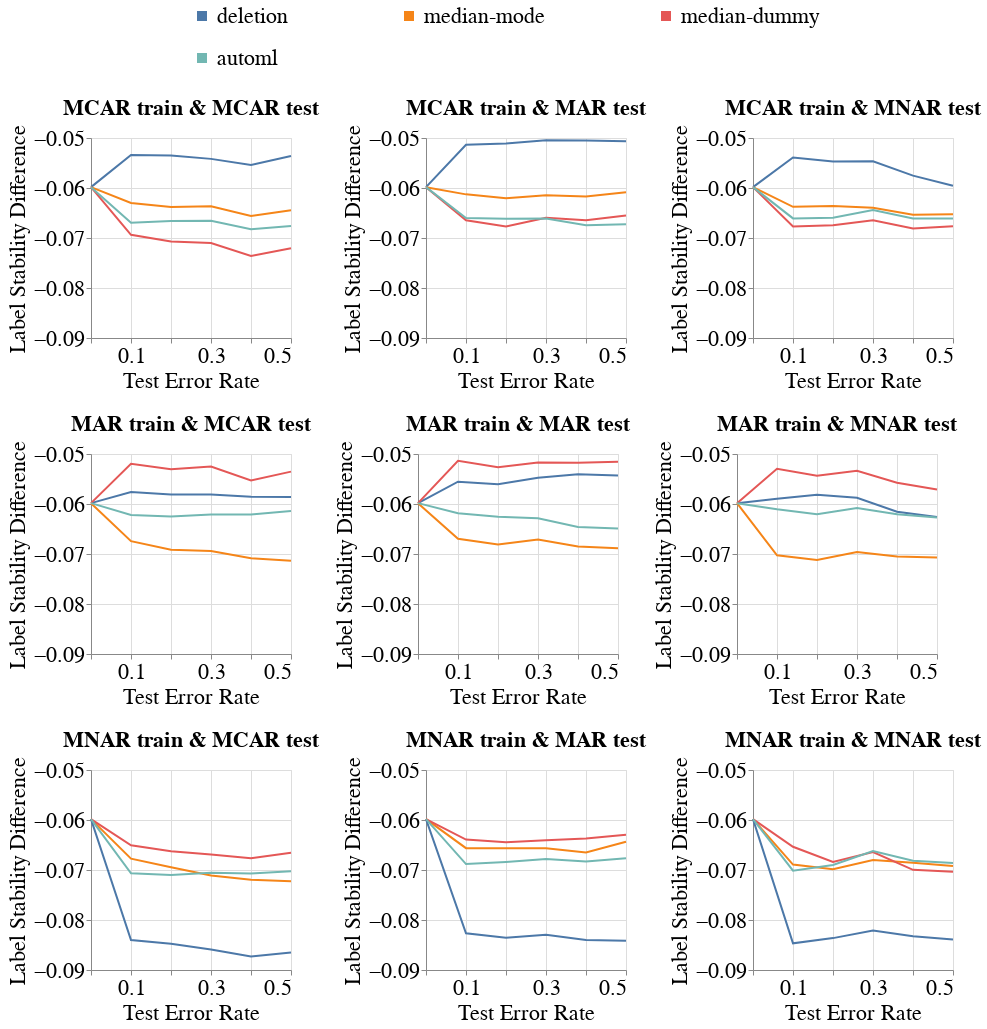

Here is the notebook cell this chart was saved with:
### Code cell
create_line_bands_for_diff_imputers(dataset_name=DATASET_NAME,
                                    model_name='mlp_clf',
                                    metric_name='Label_Stability_Difference',
                                    db_client=db_client,
                                    group=SENSITIVE_ATTR_FOR_DISPARITY_METRICS,
                                    with_band=False)

### Figure 1 — Vega-Lite specification as saved in the notebook (floating-point values rounded to 4 significant figures; data arrays with more than 128 entries replaced by an {"elided": "..."} marker saying what was removed)
{"config": {"view": {"continuousWidth": 400, "continuousHeight": 300}, "axis": {"labelFontSize": 22, "labelFontWeight": "normal", "titleFontSize": 22, "titleFontWeight": "normal"}, "legend": {"columns": 3, "direction": "horizontal", "labelFontSize": 22, "labelLimit": 400, "orient": "top", "symbolOffset": 100, "symbolStrokeWidth": 10, "titleAnchor": "middle", "titleFontSize": 22, "titleLimit": 300}, "title": {"fontSize": 22}}, "vconcat": [{"hconcat": [{"mark": "line", "encoding": {"color": {"field": "Null_Imputer_Name", "sort": ["deletion", "median-mode", "median-dummy", "miss_forest", "k_means_clustering", "datawig", "automl", "boost_clean"], "title": null, "type": "nominal"}, "x": {"axis": {"labelExpr": "(datum.value == 0.1) || (datum.value == 0.3) || (datum.value == 0.5) ? datum.label : ''"}, "field": "Test_Error_Rate", "scale": {"nice": false}, "title": "Test Error Rate", "type": "quantitative"}, "y": {"aggregate": "mean", "field": "Metric_Value", "scale": {"zero": false}, "title": "Label Stability Difference", "type": "quantitative"}}, "height": 200, "title": {"text": "MCAR train & MCAR test", "fontSize": 22}, "width": 200}, {"data": {"name": "data-657c658f3165acbc3873201c430919cd"}, "mark": "line", "encoding": {"color": {"field": "Null_Imputer_Name", "sort": ["deletion", "median-mode", "median-dummy", "miss_forest", "k_means_clustering", "datawig", "automl", "boost_clean"], "title": null, "type": "nominal"}, "x": {"axis": {"labelExpr": "(datum.value == 0.1) || (datum.value == 0.3) || (datum.value == 0.5) ? datum.label : ''"}, "field": "Test_Error_Rate", "scale": {"nice": false}, "title": "Test Error Rate", "type": "quantitative"}, "y": {"aggregate": "mean", "field": "Metric_Value", "scale": {"zero": false}, "title": "Label Stability Difference", "type": "quantitative"}}, "height": 200, "title": {"text": "MCAR train & MAR test", "fontSize": 22}, "width": 200}, {"data": {"name": "data-f56116c273dc4af4465b149e9012a389"}, "mark": "line", "encoding": {"color": {"field": "Null_Imputer_Name", "sort": ["deletion", "median-mode", "median-dummy", "miss_forest", "k_means_clustering", "datawig", "automl", "boost_clean"], "title": null, "type": "nominal"}, "x": {"axis": {"labelExpr": "(datum.value == 0.1) || (datum.value == 0.3) || (datum.value == 0.5) ? datum.label : ''"}, "field": "Test_Error_Rate", "scale": {"nice": false}, "title": "Test Error Rate", "type": "quantitative"}, "y": {"aggregate": "mean", "field": "Metric_Value", "scale": {"zero": false}, "title": "Label Stability Difference", "type": "quantitative"}}, "height": 200, "title": {"text": "MCAR train & MNAR test", "fontSize": 22}, "width": 200}], "resolve": {"scale": {"y": "shared"}}}, {"hconcat": [{"mark": "line", "encoding": {"color": {"field": "Null_Imputer_Name", "sort": ["deletion", "median-mode", "median-dummy", "miss_forest", "k_means_clustering", "datawig", "automl", "boost_clean"], "title": null, "type": "nominal"}, "x": {"axis": {"labelExpr": "(datum.value == 0.1) || (datum.value == 0.3) || (datum.value == 0.5) ? datum.label : ''"}, "field": "Test_Error_Rate", "scale": {"nice": false}, "title": "Test Error Rate", "type": "quantitative"}, "y": {"aggregate": "mean", "field": "Metric_Value", "scale": {"zero": false}, "title": "Label Stability Difference", "type": "quantitative"}}, "height": 200, "title": {"text": "MAR train & MCAR test", "fontSize": 22}, "width": 200}, {"data": {"name": "data-7f94cfebfbf7b722ec25960b228d806f"}, "mark": "line", "encoding": {"color": {"field": "Null_Imputer_Name", "sort": ["deletion", "median-mode", "median-dummy", "miss_forest", "k_means_clustering", "datawig", "automl", "boost_clean"], "title": null, "type": "nominal"}, "x": {"axis": {"labelExpr": "(datum.value == 0.1) || (datum.value == 0.3) || (datum.value == 0.5) ? datum.label : ''"}, "field": "Test_Error_Rate", "scale": {"nice": false}, "title": "Test Error Rate", "type": "quantitative"}, "y": {"aggregate": "mean", "field": "Metric_Value", "scale": {"zero": false}, "title": "Label Stability Difference", "type": "quantitative"}}, "height": 200, "title": {"text": "MAR train & MAR test", "fontSize": 22}, "width": 200}, {"data": {"name": "data-36538a037ad0f7a8e58e10bcd45c0043"}, "mark": "line", "encoding": {"color": {"field": "Null_Imputer_Name", "sort": ["deletion", "median-mode", "median-dummy", "miss_forest", "k_means_clustering", "datawig", "automl", "boost_clean"], "title": null, "type": "nominal"}, "x": {"axis": {"labelExpr": "(datum.value == 0.1) || (datum.value == 0.3) || (datum.value == 0.5) ? datum.label : ''"}, "field": "Test_Error_Rate", "scale": {"nice": false}, "title": "Test Error Rate", "type": "quantitative"}, "y": {"aggregate": "mean", "field": "Metric_Value", "scale": {"zero": false}, "title": "Label Stability Difference", "type": "quantitative"}}, "height": 200, "title": {"text": "MAR train & MNAR test", "fontSize": 22}, "width": 200}], "data": {"name": "data-491f7468976774d3e32b78563bf542f1"}, "resolve": {"scale": {"y": "shared"}}}, {"hconcat": [{"mark": "line", "encoding": {"color": {"field": "Null_Imputer_Name", "sort": ["deletion", "median-mode", "median-dummy", "miss_forest", "k_means_clustering", "datawig", "automl", "boost_clean"], "title": null, "type": "nominal"}, "x": {"axis": {"labelExpr": "(datum.value == 0.1) || (datum.value == 0.3) || (datum.value == 0.5) ? datum.label : ''"}, "field": "Test_Error_Rate", "scale": {"nice": false}, "title": "Test Error Rate", "type": "quantitative"}, "y": {"aggregate": "mean", "field": "Metric_Value", "scale": {"zero": false}, "title": "Label Stability Difference", "type": "quantitative"}}, "height": 200, "title": {"text": "MNAR train & MCAR test", "fontSize": 22}, "width": 200}, {"data": {"name": "data-ad6156d1100935dd4398cb1f676adc1d"}, "mark": "line", "encoding": {"color": {"field": "Null_Imputer_Name", "sort": ["deletion", "median-mode", "median-dummy", "miss_forest", "k_means_clustering", "datawig", "automl", "boost_clean"], "title": null, "type": "nominal"}, "x": {"axis": {"labelExpr": "(datum.value == 0.1) || (datum.value == 0.3) || (datum.value == 0.5) ? datum.label : ''"}, "field": "Test_Error_Rate", "scale": {"nice": false}, "title": "Test Error Rate", "type": "quantitative"}, "y": {"aggregate": "mean", "field": "Metric_Value", "scale": {"zero": false}, "title": "Label Stability Difference", "type": "quantitative"}}, "height": 200, "title": {"text": "MNAR train & MAR test", "fontSize": 22}, "width": 200}, {"data": {"name": "data-a47b6e1a11474f5e6ec380812e1daf8e"}, "mark": "line", "encoding": {"color": {"field": "Null_Imputer_Name", "sort": ["deletion", "median-mode", "median-dummy", "miss_forest", "k_means_clustering", "datawig", "automl", "boost_clean"], "title": null, "type": "nominal"}, "x": {"axis": {"labelExpr": "(datum.value == 0.1) || (datum.value == 0.3) || (datum.value == 0.5) ? datum.label : ''"}, "field": "Test_Error_Rate", "scale": {"nice": false}, "title": "Test Error Rate", "type": "quantitative"}, "y": {"aggregate": "mean", "field": "Metric_Value", "scale": {"zero": false}, "title": "Label Stability Difference", "type": "quantitative"}}, "height": 200, "title": {"text": "MNAR train & MNAR test", "fontSize": 22}, "width": 200}], "data": {"name": "data-ff26e6c20db1e329a928d6fa253fe1ea"}, "resolve": {"scale": {"y": "shared"}}}], "data": {"name": "data-d6a3a524ec8deedcc7650e9ea79b038c"}, "resolve": {"scale": {"y": "shared"}}, "$schema": "https://vega.github.io/schema/vega-lite/v4.17.0.json", "datasets": {"data-d6a3a524ec8deedcc7650e9ea79b038c": {"elided": "144 records"}, "data-657c658f3165acbc3873201c430919cd": {"elided": "144 records"}, "data-f56116c273dc4af4465b149e9012a389": {"elided": "144 records"}, "data-491f7468976774d3e32b78563bf542f1": {"elided": "144 records"}, "data-7f94cfebfbf7b722ec25960b228d806f": {"elided": "144 records"}, "data-36538a037ad0f7a8e58e10bcd45c0043": {"elided": "144 records"}, "data-ff26e6c20db1e329a928d6fa253fe1ea": {"elided": "144 records"}, "data-ad6156d1100935dd4398cb1f676adc1d": {"elided": "144 records"}, "data-a47b6e1a11474f5e6ec380812e1daf8e": {"elided": "144 records"}}}
